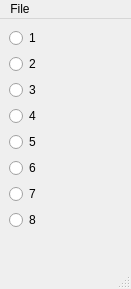
<?xml version="1.0" encoding="UTF-8"?>
<ui version="4.0">
 <class>MainWindow</class>
 <widget class="QMainWindow" name="MainWindow">
  <property name="geometry">
   <rect>
    <x>0</x>
    <y>0</y>
    <width>131</width>
    <height>289</height>
   </rect>
  </property>
  <property name="windowTitle">
   <string>MainWindow</string>
  </property>
  <widget class="QWidget" name="centralwidget">
   <property name="sizePolicy">
    <sizepolicy hsizetype="Fixed" vsizetype="Fixed">
     <horstretch>0</horstretch>
     <verstretch>0</verstretch>
    </sizepolicy>
   </property>
   <layout class="QGridLayout" name="gridLayout">
    <item row="8" column="0">
     <spacer name="verticalSpacer">
      <property name="orientation">
       <enum>Qt::Vertical</enum>
      </property>
      <property name="sizeHint" stdset="0">
       <size>
        <width>20</width>
        <height>0</height>
       </size>
      </property>
     </spacer>
    </item>
    <item row="0" column="0">
     <widget class="QRadioButton" name="pos3RadioButton">
      <property name="text">
       <string>1</string>
      </property>
     </widget>
    </item>
    <item row="2" column="0">
     <widget class="QRadioButton" name="pos2RadioButton">
      <property name="text">
       <string>3</string>
      </property>
     </widget>
    </item>
    <item row="1" column="0">
     <widget class="QRadioButton" name="pos1RadioButton">
      <property name="text">
       <string>2</string>
      </property>
     </widget>
    </item>
    <item row="5" column="0">
     <widget class="QRadioButton" name="pos6RadioButton">
      <property name="text">
       <string>6</string>
      </property>
     </widget>
    </item>
    <item row="6" column="0">
     <widget class="QRadioButton" name="pos7RadioButton">
      <property name="text">
       <string>7</string>
      </property>
     </widget>
    </item>
    <item row="4" column="0">
     <widget class="QRadioButton" name="pos5RadioButton">
      <property name="text">
       <string>5</string>
      </property>
     </widget>
    </item>
    <item row="3" column="0">
     <widget class="QRadioButton" name="pos4RadioButton">
      <property name="minimumSize">
       <size>
        <width>0</width>
        <height>0</height>
       </size>
      </property>
      <property name="text">
       <string>4</string>
      </property>
     </widget>
    </item>
    <item row="7" column="0">
     <widget class="QRadioButton" name="pos8RadioButton">
      <property name="text">
       <string>8</string>
      </property>
     </widget>
    </item>
   </layout>
  </widget>
  <widget class="QMenuBar" name="menubar">
   <property name="geometry">
    <rect>
     <x>0</x>
     <y>0</y>
     <width>131</width>
     <height>21</height>
    </rect>
   </property>
   <widget class="QMenu" name="menuFile">
    <property name="title">
     <string>File</string>
    </property>
    <addaction name="actionQuit"/>
   </widget>
   <addaction name="menuFile"/>
  </widget>
  <widget class="QStatusBar" name="statusbar"/>
  <action name="actionQuit">
   <property name="text">
    <string>Quit</string>
   </property>
  </action>
 </widget>
 <resources/>
 <connections/>
</ui>
